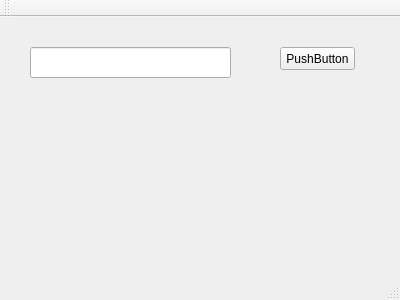
<?xml version="1.0" encoding="UTF-8"?>
<ui version="4.0">
 <class>MainWindow</class>
 <widget class="QMainWindow" name="MainWindow">
  <property name="geometry">
   <rect>
    <x>0</x>
    <y>0</y>
    <width>400</width>
    <height>300</height>
   </rect>
  </property>
  <property name="windowTitle">
   <string>MainWindow</string>
  </property>
  <widget class="QWidget" name="centralWidget">
   <widget class="QLineEdit" name="lineEdit">
    <property name="geometry">
     <rect>
      <x>30</x>
      <y>30</y>
      <width>201</width>
      <height>31</height>
     </rect>
    </property>
   </widget>
   <widget class="QPushButton" name="pushButton">
    <property name="geometry">
     <rect>
      <x>280</x>
      <y>30</y>
      <width>75</width>
      <height>23</height>
     </rect>
    </property>
    <property name="text">
     <string>PushButton</string>
    </property>
   </widget>
  </widget>
  <widget class="QMenuBar" name="menuBar">
   <property name="geometry">
    <rect>
     <x>0</x>
     <y>0</y>
     <width>400</width>
     <height>17</height>
    </rect>
   </property>
  </widget>
  <widget class="QToolBar" name="mainToolBar">
   <attribute name="toolBarArea">
    <enum>TopToolBarArea</enum>
   </attribute>
   <attribute name="toolBarBreak">
    <bool>false</bool>
   </attribute>
  </widget>
  <widget class="QStatusBar" name="statusBar"/>
 </widget>
 <layoutdefault spacing="6" margin="11"/>
 <resources/>
 <connections/>
</ui>
